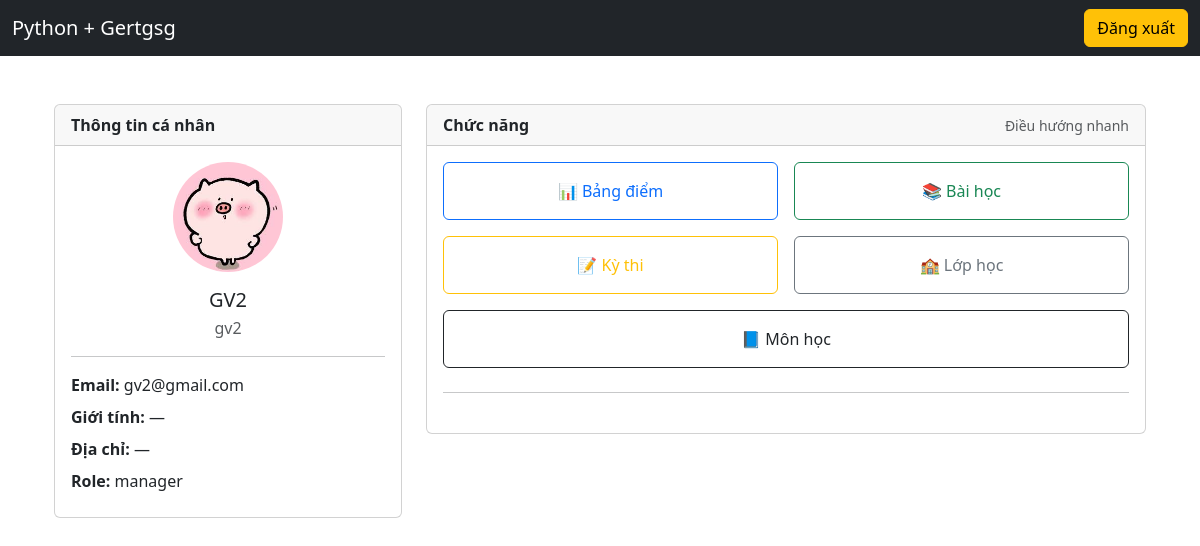
The app's page /student/home (signed in) with its own data.
### models.py (models this page shows, shortened)
class Student(UserMixin, db.Model):
    __tablename__ = "students"
    id = db.Column(db.Integer, primary_key=True)
    ma_sv = db.Column(db.String(50), unique=True, nullable=False, index=True)
    ten_sv = db.Column(db.String(255), nullable=False, index=True)
    email = db.Column(db.String(255), unique=True, nullable=False, index=True)
    mat_khau = db.Column(db.String(255), nullable=False)
    role = db.Column(db.String(20), nullable=False, default="student", index=True)
    avatar = db.Column(db.String(255), nullable=True)
    gioi_tinh = db.Column(db.String(10), nullable=True)
    dia_chi = db.Column(db.Text, nullable=True)
    failed_attempts = db.Column(db.Integer, nullable=False, default=0)
    last_failed_at = db.Column(db.DateTime, nullable=True)
    lock_until = db.Column(db.DateTime, nullable=True)
    class_id = db.Column(
        db.Integer,
        db.ForeignKey("classes.id", ondelete="SET NULL"),
        nullable=True,
        index=True,
    )
    class_ = db.relationship("Class", back_populates="students")
    teaching_classes = db.relationship(
        "Class",
        secondary=teacher_classes,
        back_populates="teachers",
        lazy="subquery",
    )

### student_routes.py (the view)
@student_bp.get("/home")
@login_required
@roles_required("student", "admin", "manager")  # admin/manager vẫn vào xem nếu muốn
def student_home():
    return render_template("student/home.html")

### app.py (called while the page is built)
@app.context_processor
def inject_csrf():
    def form_csrf_token():
        return Markup(f'<input type="hidden" name="csrf_token" value="{generate_csrf()}">')
    return dict(form_csrf_token=form_csrf_token)

@login_manager.user_loader
def load_user(user_id: str):
    try:
        return Student.query.get(int(user_id))
    except Exception:
        return None

### auth.py (called while the page is built)
def roles_required(*roles):
    def decorator(fn):
        @wraps(fn)
        def wrapper(*args, **kwargs):
            if not current_user.is_authenticated:
                abort(401)
            user_role = (getattr(current_user, "role", "") or "").strip().lower()
            if user_role not in [r.lower() for r in roles]:
                abort(403)
            return fn(*args, **kwargs)
        return wrapper
    return decorator

### templates/student/home.html (shortened to what this page needs)
{% extends "base.html" %}
{% set title="Trang sinh viên" %}
{% block content %}
<div class="container py-4">
  <div class="row g-4">
    <div class="col-lg-4">
      <div class="card text-dark">
        <div class="card-header">
          <b>Thông tin cá nhân</b>
        </div>
        <div class="card-body text-center">
          {% if current_user.avatar %}
            <img
              src="{{ url_for('static', filename='uploads/' ~ current_user.avatar) }}"
              width="110" height="110"
              style="border-radius:50%;object-fit:cover;"
              alt="avatar"
            >
          {% else %}
            <div style="width:110px;height:110px;border-radius:50%;background:#ddd;margin:0 auto;"></div>
          {% endif %}
          <h5 class="mt-3 mb-1">{{ current_user.ten_sv }}</h5>
          <div class="text-muted">{{ current_user.ma_sv }}</div>
          <hr>
          <div class="text-start">
            <div class="mb-2"><b>Email:</b> {{ current_user.email }}</div>
            <div class="mb-2"><b>Giới tính:</b> {{ current_user.gioi_tinh or "—" }}</div>
            <div class="mb-2"><b>Địa chỉ:</b> {{ current_user.dia_chi or "—" }}</div>
            <div class="mb-2"><b>Role:</b> {{ current_user.role }}</div>
          </div>
        </div>
      </div>
    </div>
    <div class="col-lg-8">
      <div class="card text-dark">
        <div class="card-header d-flex justify-content-between align-items-center">
          <b>Chức năng</b>
          <small class="text-muted">Điều hướng nhanh</small>
        </div>
        <div class="card-body">
          <div class="row g-3">
            <div class="col-md-6">
              <a class="btn btn-outline-primary w-100 py-3"
                 href="{{ url_for('student.student_grades') }}">
                📊 Bảng điểm
              </a>
            </div>
            <div class="col-md-6">
              <a class="btn btn-outline-success w-100 py-3"
                 href="{{ url_for('student.student_lessons') }}">
                📚 Bài học
              </a>
            </div>
            <div class="col-md-6">
              <a class="btn btn-outline-warning w-100 py-3"
                 href="{{ url_for('student.student_exams') }}">
                📝 Kỳ thi
              </a>
            </div>
            <div class="col-md-6">
              <a class="btn btn-outline-secondary w-100 py-3"
                 href="{{ url_for('student.student_classes') }}">
                🏫 Lớp học
              </a>
            </div>
            <div class="col-md-12">
              <a class="btn btn-outline-dark w-100 py-3"
                 href="{{ url_for('student.student_subjects') }}">
                📘 Môn học
              </a>
            </div>
          </div>
          <hr class="my-4">
        </div>
      </div>
    </div>
  </div>
</div>
{% endblock %}

### records on screen
Student: avatar (picture), ten_sv "GV2", ma_sv "gv2", email "gv2@gmail.com", gioi_tinh "—", dia_chi "—", role "manager"
